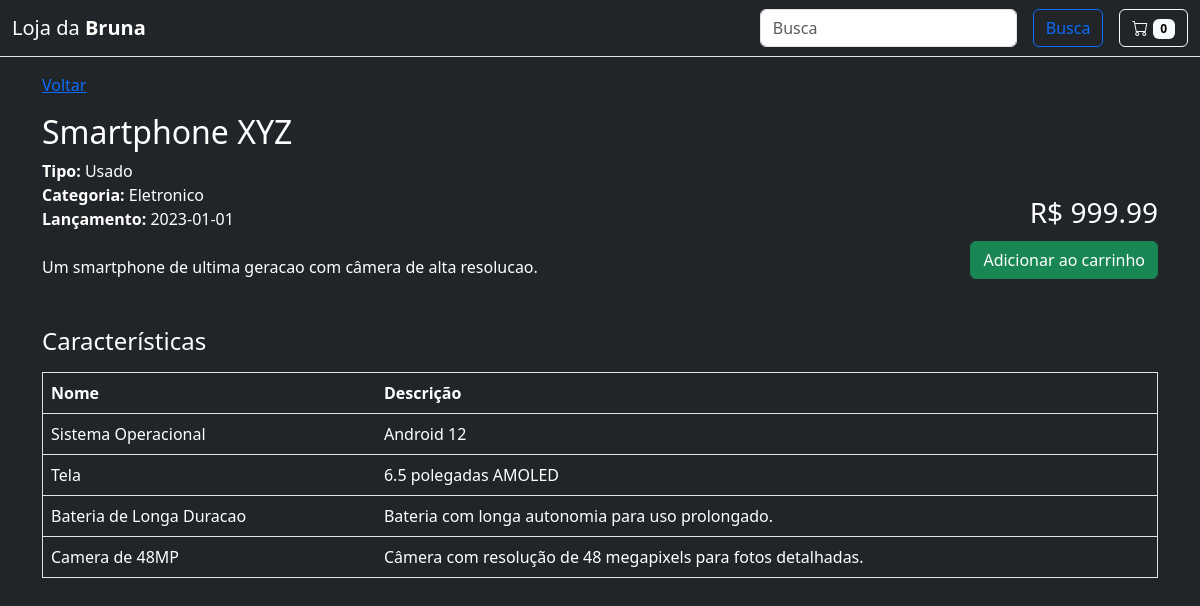
Page /produto.php?id=1 on the committed database.
### tables this page shows
CREATE TABLE Produto (
    id INT(4) AUTO_INCREMENT PRIMARY KEY,
    nome VARCHAR(255) NOT NULL,
    descricao TEXT,
    preco DECIMAL(10, 2) NOT NULL,
    tipo ENUM('Novo', 'Usado', 'Promocao', 'Liquidacao', 'Outros') NOT NULL,
    categoria SET('Eletronico', 'Telefonia', 'Informatica', 'Eletrodomesticos', 'Acessorios', 'Outros') NOT NULL,
    data_lancamento DATE,
    desconto_usados DECIMAL(10, 2)
);

CREATE TABLE Caracteristica (
    id INT(4) AUTO_INCREMENT PRIMARY KEY,
    nome VARCHAR(255) NOT NULL,
    descricao TEXT
);

### produto.php (the view, shortened to what this page needs)
<?php
require_once("conexao.php");
$id = $_GET["id"];
try {
    $stmt = $conn->prepare("SELECT nome, tipo, categoria, descricao, preco, data_lancamento, desconto_usados FROM produto WHERE id = " . $id);
    $stmt->execute();
    $produto = $stmt->fetch(PDO::FETCH_ASSOC);
    $stmt = $conn->prepare("
        SELECT c.nome, c.descricao
        FROM produto_caracteristica AS pc
        INNER JOIN caracteristica AS c
        ON pc.id_caracteristica = c.id
        WHERE pc.id_produto = " . $id
    );
    $stmt->execute();
    $caracteristicas = $stmt->fetchAll(PDO::FETCH_ASSOC);
} catch (PDOException $e) {
    echo "Error: " . $e->getMessage();
}
?>
<!doctype html>
<html lang="pt-br">
    <head>
        <link rel="stylesheet" href="https://cdn.jsdelivr.net/npm/bootstrap-icons@1.11.3/font/bootstrap-icons.min.css">
        <link href="https://cdn.jsdelivr.net/npm/bootstrap@5.3.2/dist/css/bootstrap.min.css" rel="stylesheet"/>
    </head>
    <body class="bg-dark text-white">
        <?php require("header.php") ?>
        <div class="container mt-3">
            <a href="/loja" class="link-primary">Voltar</a>
            <h2 class="mt-3"><?= $produto["nome"] ?></h2>
            <div class="row mb-5">
                <div class="col-12 col-md-6 d-flex flex-column">
                    <span><b>Tipo:</b> <?= $produto["tipo"] ?></span>
                    <span><b>Categoria:</b> <?= $produto["categoria"] ?></span>
                    <span><b>Lançamento:</b> <?= $produto["data_lancamento"] ?></span>
                    <br/>
                    <span><?= $produto["descricao"] ?></span>
                </div>
                <div class="col-12 col-md-6 d-flex flex-column align-items-end justify-content-end">
                    <h3>R$ <?= $produto["preco"] ?></h3>
                    <form action="/loja/carrinho.php" method="GET">
                        <input class="btn btn-success mt-1" type="submit" value="Adicionar ao carrinho">
                    </form>
                </div>
            </div>
            <h4>Características</h4>
            <table class="table table-dark border mt-3">
                <thead>
                    <tr>
                        <th scope="col">Nome</th>
                        <th scope="col">Descrição</th>
                    </tr>
                </thead>
                <tbody>
                    <?php
                        foreach ($caracteristicas as $item) {
                            ?>
                                <tr>
                                    <td scope="row"><?= $item["nome"] ?></td>
                                    <td scope="row"><?= $item["descricao"] ?></td>
                                </tr>
                            <?php
                        }
                    ?>
                </tbody>
            </table>
        </div>
    </body>
</html>

### rows in the picture
produto: nome "Smartphone XYZ", tipo "Usado", categoria "Eletronico", data_lancamento "2023-01-01", descricao "Um smartphone de ultima geracao com câmera de alta resolucao.", preco "999.99"
caracteristica: nome "Sistema Operacional", descricao "Android 12"
caracteristica: nome "Tela", descricao "6.5 polegadas AMOLED"
caracteristica: nome "Bateria de Longa Duracao", descricao "Bateria com longa autonomia para uso prolongado."
caracteristica: nome "Camera de 48MP", descricao "Câmera com resolução de 48 megapixels para fotos detalhadas."

### other values in the picture
$carrinho["quantidade"] "0"
